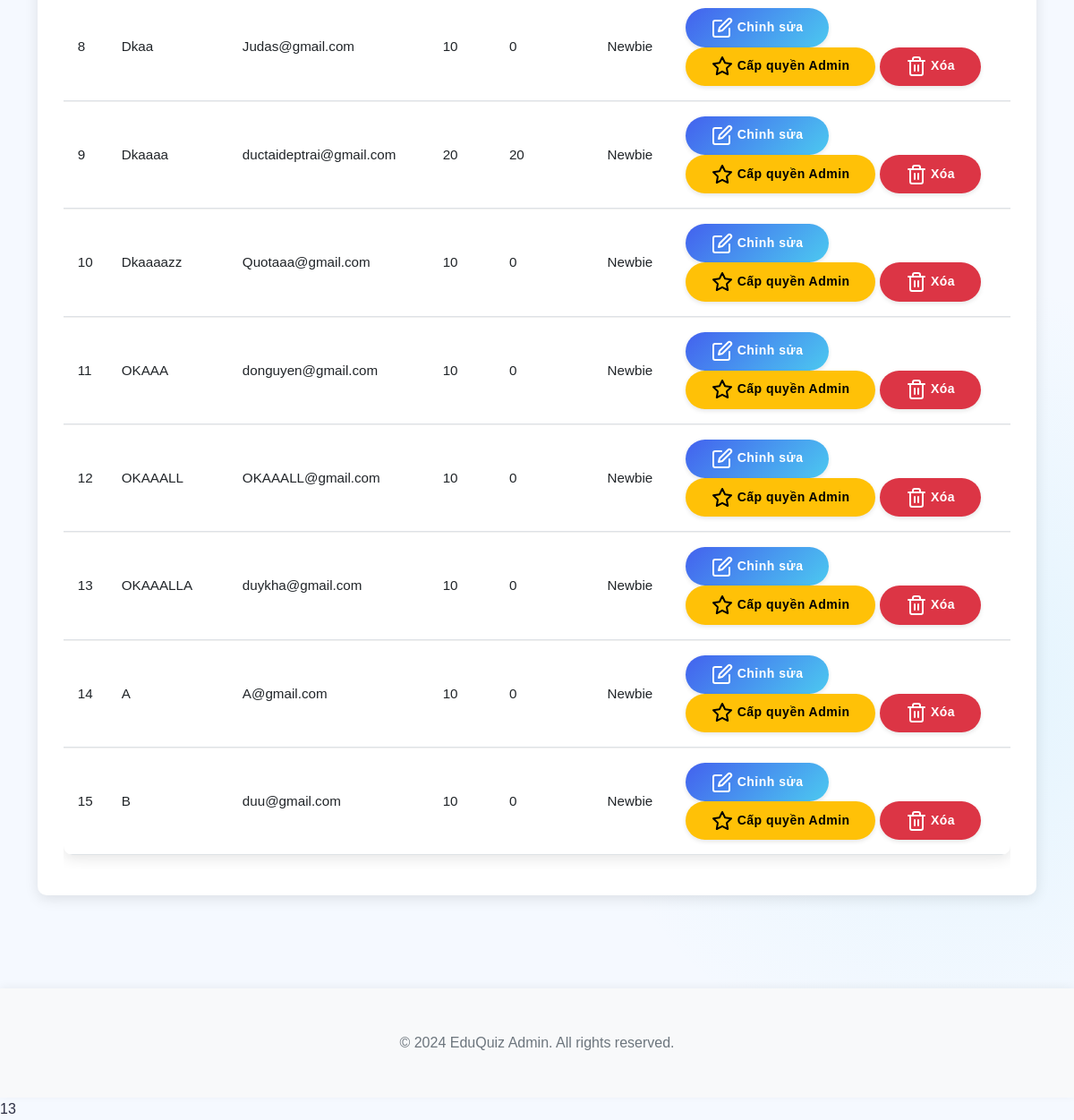
Before: /admin_users (signed in, lower part) with the older database file.
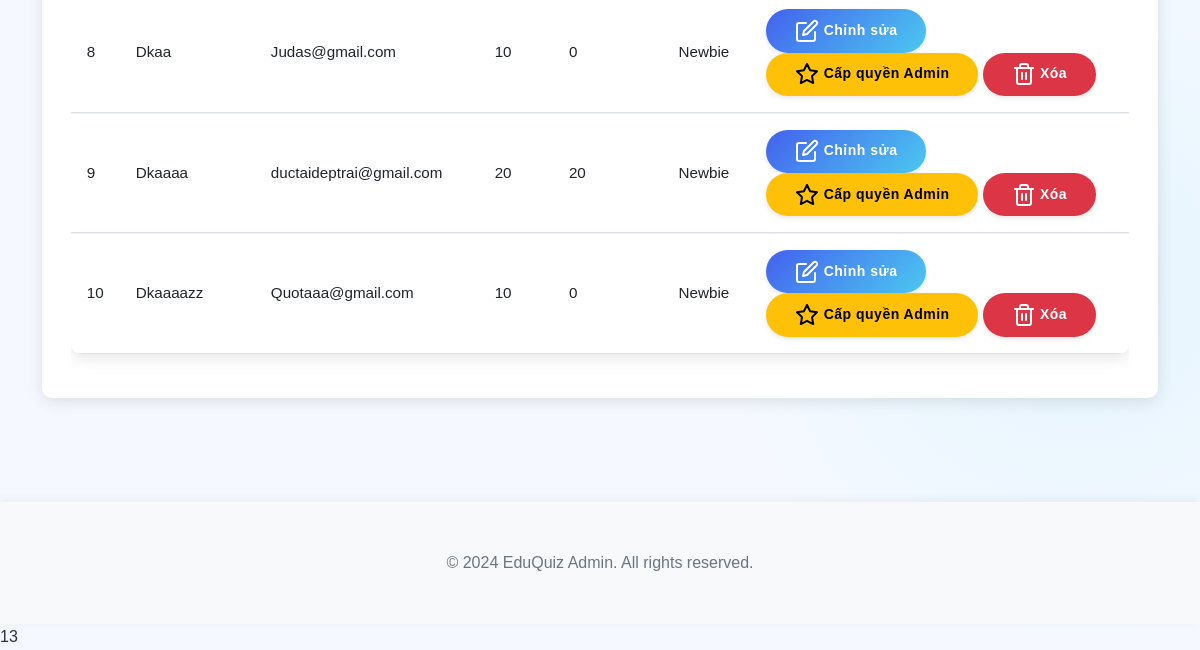
After: the same page with the newer database file.
### models.py (models this page shows, shortened)
class User(UserMixin, db.Model):
    id = db.Column(db.Integer, primary_key=True)
    username = db.Column(db.String(64), unique=True, nullable=False)
    email = db.Column(db.String(120), unique=True, nullable=False)
    password_hash = db.Column(db.String(256))
    coins = db.Column(db.Integer, default=10)  # New users start with 10 coins
    experience = db.Column(db.Integer, default=0)  # Experience points
    rank = db.Column(db.String(50), default='Newbie')
    is_admin = db.Column(db.Boolean, default=False)
    contributions = db.relationship('Contribution', backref='author', lazy=True)
    inventory_items = db.relationship('InventoryItem', backref='owner', lazy=True)
    achievements = db.relationship('UserAchievement', backref='user', lazy=True)
    daily_quests = db.relationship('UserDailyQuest', backref='user', lazy=True)
    total_questions_answered = db.Column(db.Integer, default=0)
    correct_answers = db.Column(db.Integer, default=0)
    easy_questions_completed = db.Column(db.Integer, default=0)
    medium_questions_completed = db.Column(db.Integer, default=0)
    hard_questions_completed = db.Column(db.Integer, default=0)
    daily_quest_points = db.Column(db.Integer, default=0)
    daily_streak = db.Column(db.Integer, default=0)
    last_daily_login = db.Column(db.Date, nullable=True)

### app.py (the view)
@app.route('/admin_users')
@login_required
def admin_users():
    if not current_user.is_admin:
        abort(403)
    from models import User
    users = User.query.all()
    return render_template('admin/users.html', users=users)

### app.py (called while the page is built)
@login_manager.user_loader
def load_user(user_id):
    from models import User
    return User.query.get(int(user_id))

### templates/admin/users.html (shortened to what this page needs)
{% extends "admin/base.html" %}
{% block content %}
<div class="admin-section">
    <div class="admin-section-content">
        <div class="card">
            <div class="card-body">
                <div class="table-responsive">
                    <table class="table table-hover admin-table">
                        <tbody>
                            {% for user in users %}
                            <tr>
                                <td>{{ user.id }}</td>
                                <td>{{ user.username }}</td>
                                <td>{{ user.email }}</td>
                                <td>{{ user.coins }}</td>
                                <td>{{ user.experience }}</td>
                                <td>{{ user.rank }}</td>
                                <td>
                                    <button class="btn btn-sm btn-primary edit-user-btn" data-user-id="{{ user.id }}" data-bs-toggle="modal" data-bs-target="#editModal{{ user.id }}">
                                        <i data-feather="edit"></i> Chỉnh sửa
                                    </button>
                                    <form id="toggleAdmin-{{ user.id }}" method="POST" action="{{ url_for('toggle_admin', user_id=user.id) }}" class="d-inline">
                                        {% if not user.is_admin %}
                                        <button type="submit" class="btn btn-sm btn-warning">
                                            <i data-feather="star"></i> Cấp quyền Admin
                                        </button>
                                        {% else %}
                                        <button type="submit" class="btn btn-sm btn-secondary">
                                            <i data-feather="user"></i> Hủy quyền Admin
                                        </button>
                                        {% endif %}
                                    </form>
                                    <form id="deleteUser-{{ user.id }}" method="POST" action="{{ url_for('delete_user', user_id=user.id) }}" class="d-inline" onsubmit="return confirm('Bạn có chắc chắn muốn xóa tài khoản {{ user.username }}?');">
                                        <button type="submit" class="btn btn-sm btn-danger">
                                            <i data-feather="trash-2"></i> Xóa
                                        </button>
                                    </form>
                                </td>
                            </tr>
                            {% endfor %}
                        </tbody>
                    </table>
                </div>
            </div>
        </div>
    </div>
</div>
{% endblock %}

### templates/admin/base.html (shortened to what this page needs)
<!doctype html>
<html lang="en">
    <head>
        <link
            href="https://cdn.jsdelivr.net/npm/bootstrap@5.1.3/dist/css/bootstrap.min.css"
            rel="stylesheet"
        />
        <link
            href="https://unpkg.com/aos@2.3.1/dist/aos.css"
            rel="stylesheet"
        />
        <link
            href="https://cdnjs.cloudflare.com/ajax/libs/font-awesome/5.15.3/css/all.min.css"
            rel="stylesheet"
        />
        <link
            href="{{ url_for('static', filename='css/style.css') }}"
            rel="stylesheet"
        />
        <link
            href="{{ url_for('static', filename='css/admin.css') }}"
            rel="stylesheet"
        />
    </head>
    <body>
        <div class="container mt-4">
             {% block content %}{%
            endblock %}
        </div>
        <footer class="footer mt-5 py-3 bg-light">
            <div class="container text-center">
                <span class="text-muted"
                    >© 2024 EduQuiz Admin. All rights reserved.</span
                >
            </div>
        </footer>
    </body>
</html>
<line_number>13</line_number>

### static/css/style.css (style rules this page uses)
body { font-family: 'Roboto', sans-serif; color: var(--text-color); background-color: #f5f9ff; background-image: radial-gradient(circle at 10% 20%, rgba(67, 97, 238, 0.1) 0%, transparent 20%), radial-gradient(circle at 90% 80%, rgba(76, 201, 240, 0.1) 0%, transparent 20%); line-height: 1.6; }
.container { padding-top: 2rem; padding-bottom: 2rem; }
.card { border: none; border-radius: var(--border-radius); box-shadow: var(--box-shadow); transition: all 0.4s ease; margin-bottom: 1.5rem; background-color: white; overflow: hidden; position: relative; }
.card::before { content: ''; position: absolute; top: 0; left: 0; width: 100%; height: 4px; background: var(--gradient-bg); opacity: 0; transition: opacity 0.3s ease; }
.card-body { padding: 1.8rem; }
.btn { border-radius: 50px; padding: 0.6rem 1.8rem; font-weight: 600; transition: all 0.3s; border: none; letter-spacing: 0.5px; position: relative; overflow: hidden; z-index: 1; }
.btn-primary { background: var(--gradient-bg); box-shadow: 0 4px 10px rgba(67, 97, 238, 0.25);, 213, 0.3); }
.table { border-collapse: separate; border-spacing: 0; width: 100%; border-radius: var(--border-radius); overflow: hidden; box-shadow: var(--box-shadow); }
:root { --accent-color: #f72585; --info-color: #4895ef; --warning-color: #f8961e; --danger-color: #f94144; --soft-blue: #e8f0fe; --text-secondary: #6c757d; }
body { font-family: 'Nunito', sans-serif; min-height: 100vh; line-height: 1.6; }
.card { overflow: hidden; margin-bottom: 1.5rem; }
.btn { transition: all 0.3s ease; box-shadow: 0 2px 5px rgba(0, 0, 0, 0.1); }
.footer { background-color: white; box-shadow: 0 -2px 10px rgba(0, 0, 0, 0.05); padding: 1.5rem 0; margin-top: 3rem; }
.footer .text-muted { color: var(--text-secondary) !important; font-weight: 500; }
.table { border-collapse: separate; border-spacing: 0; width: 100%; }

### static/css/admin.css (style rules this page uses)
.admin-table { font-size: 0.95rem; }
.admin-table { width: 100%; }
.card, .table-responsive, .modal { transition: none !important; animation: none !important; }
* { animation-duration: 0s !important; transition-duration: 0s !important; }

Changed rows visible on the page:
removed User: id "11", username "OKAAA", email "donguyen@gmail.com", coins "10", experience "0", rank "Newbie", is_admin False (drawn)
removed User: id "12", username "OKAAALL", email "OKAAALL@gmail.com", coins "10", experience "0", rank "Newbie", is_admin False (drawn)
removed User: id "13", username "OKAAALLA", email "duykha@gmail.com", coins "10", experience "0", rank "Newbie", is_admin False (drawn)
removed User: id "14", username "A", email "A@gmail.com", coins "10", experience "0", rank "Newbie", is_admin False (drawn)
removed User: id "15", username "B", email "duu@gmail.com", coins "10", experience "0", rank "Newbie", is_admin False (drawn)
